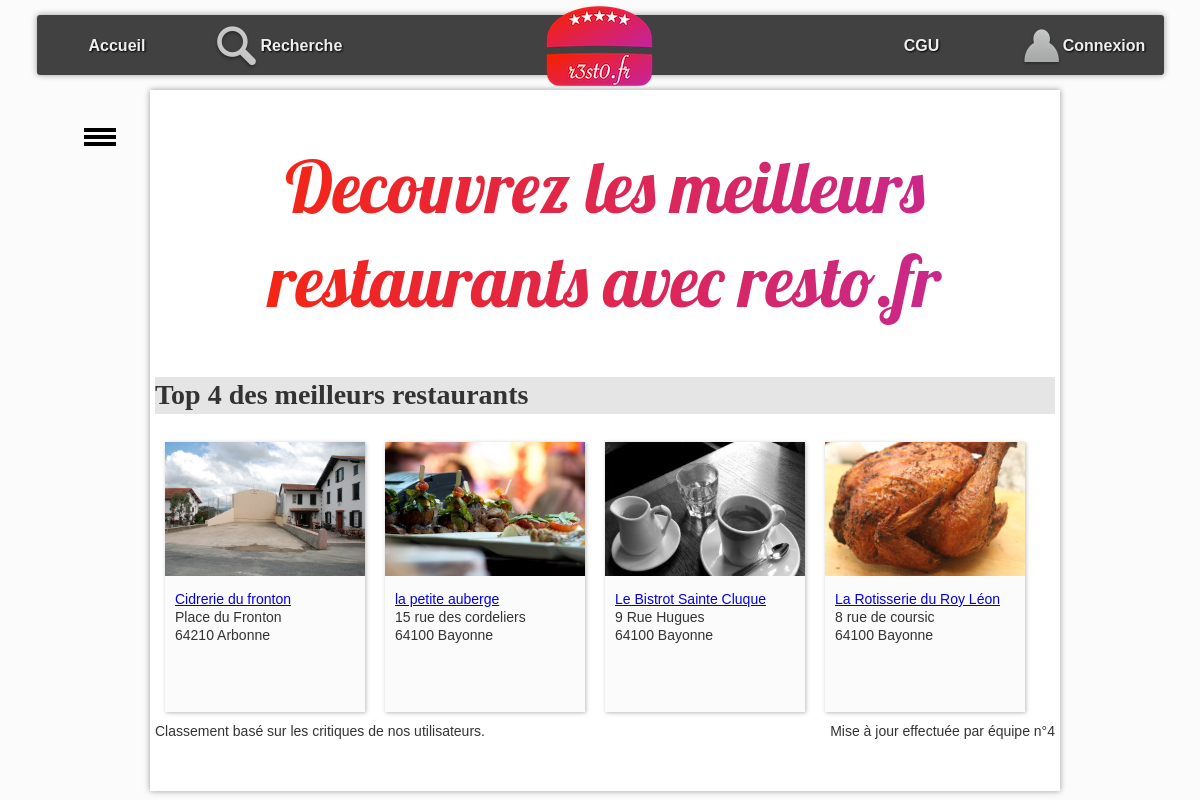
The page / on the database its author committed.
### tables this page shows
CREATE TABLE resto (
  idR bigint(20) NOT NULL,
  nomR varchar(255) DEFAULT NULL,
  numAdrR varchar(20) DEFAULT NULL,
  voieAdrR varchar(255) DEFAULT NULL,
  cpR char(5) DEFAULT NULL,
  villeR varchar(255) DEFAULT NULL,
  latitudeDegR float DEFAULT NULL,
  longitudeDegR float DEFAULT NULL,
  descR text DEFAULT NULL,
  horairesR text DEFAULT NULL
);

CREATE TABLE photo (
  idP bigint(20) NOT NULL,
  cheminP varchar(255) DEFAULT NULL,
  idR bigint(20) DEFAULT NULL
);

### controleur/accueil.php (called while the page is built, shortened)
<?php
$menuBurger = array();
$menuBurger[] = Array("url" => "./?action=recherche&critere=nom", "label" => "Recherche par nom");
$menuBurger[] = Array("url" => "./?action=recherche&critere=adresse", "label" => "Recherche par adresse");
$menuBurger[] = Array("url" => "./?action=recherche&critere=multi", "label" => "Recherche multicritère");
    $listeRestos = RestoDAO::getTop4();
    require_once "$racine/vue/entete.html.php";
    require_once "$racine/vue/vueAccueil.php";
    require_once "$racine/vue/pied.html.php";
?>

### index.php (called while the page is built, shortened)
<?php
require_once "getRacine.php";
require_once "$racine/includes/autoload.inc.php";
if (isset($_GET["action"])){
    $action = $_GET["action"];
}
else{
    $action = "defaut";
}
$fichier = controleurPrincipal($action);
try{
    require_once "$racine/controleur/$fichier";
} catch (Throwable $e) {
    ajouterMessage($action." : ".$e->getMessage());
    $titre = "Erreur";
    require_once "$racine/vue/entete.html.php";
    require_once "$racine/vue/pied.html.php";
}

### includes/autoload.inc.php (called while the page is built, shortened)
<?php
function chargeurBaseEspacesDeNoms(string $className) {
    $fileName = __DIR__ . '/../';
    $fileName .= str_replace('\\', DIRECTORY_SEPARATOR, $className) . '.class.php';
}

### modele/dao/Bdd.class.php (called while the page is built, shortened)
<?php
class Bdd {
    private static ?PDO $pdo=null;
    private static $login = "resto_util";
    private static $mdp = "secret";
    private static $bd = "resto2";
    private static $serveur = "localhost";
    private static $pdoOptions = array  (
        PDO::MYSQL_ATTR_INIT_COMMAND => "SET NAMES utf8"
        ,PDO::ATTR_ERRMODE => PDO::ERRMODE_EXCEPTION
                                        );
    public static function connecter() : ?PDO  {
        if (is_null(self::$pdo)) {
                self::$pdo = new PDO("mysql:host=".self::$serveur.";dbname=".self::$bd, self::$login, self::$mdp, self::$pdoOptions);
        }
        return self::$pdo;
    }
    public static function getConnexion() : ?PDO {
        return self::$pdo;
    }
}

### modele/dao/RestoDAO.class.php (called while the page is built, shortened)
<?php
class RestoDAO {
    public static function getTop4(): array {
        $lesObjets = array();
        try {
            $requete = "SELECT AVG(note) AS noteMoyenne, r.idR, nomR, numAdrR, voieAdrR, cpR, villeR, latitudeDegR, longitudeDegR, descR, horairesR
                       FROM resto r
                       INNER JOIN critiquer c ON r.idR = c.idR
                       GROUP BY r.idR
                       ORDER BY noteMoyenne DESC
                       LIMIT 4;
                    ";
            $stmt = Bdd::getConnexion()->prepare($requete);
            $ok = $stmt->execute();
            if ($ok) {
                while ($enreg = $stmt->fetch(PDO::FETCH_ASSOC)) {
                    $lesObjets[] = self::enregistrementVersObjet($enreg);
                }
            }
        } catch (PDOException $e) {
            throw new Exception("Erreur dans la méthode " . get_called_class() . "::getTop4 : <br/>" . $e->getMessage());
        }
        return $lesObjets;
    }
    private static function enregistrementVersObjet(array $enreg): Resto {
        $id = $enreg['idR'];
        $leResto = new Resto(
                $enreg['idR'], $enreg['nomR'], $enreg['numAdrR'], $enreg['voieAdrR'], $enreg['cpR'], $enreg['villeR'],
                $enreg['latitudeDegR'], $enreg['longitudeDegR'], $enreg['descR'], $enreg['horairesR']
        );
        $lesCritiques = CritiqueDAO::getAllByResto($id);
        $lesPhotos = PhotoDAO::getAllByResto($id);
        $leResto->setLesPhotos($lesPhotos);
        $leResto->setLesCritiques($lesCritiques);
        return $leResto;
    }
}

### modele/dao/CritiqueDAO.class.php (called while the page is built, shortened)
<?php
class CritiqueDAO {
    public static function getAllByResto(int $idR): array {
        $lesObjets = array();
        try {
            $requete = "SELECT * FROM critiquer c"
                    . " INNER JOIN utilisateur u ON  c.idU = u.idU "
                    . " WHERE idR = :idR";
            $stmt = Bdd::getConnexion()->prepare($requete);
            $stmt->bindParam(':idR', $idR, PDO::PARAM_INT);
            $ok = $stmt->execute();
            if ($ok) {
                while ($enreg = $stmt->fetch(PDO::FETCH_ASSOC)) {
                    $user = new Utilisateur($enreg['idU'], $enreg['mailU'], $enreg['mdpU'], $enreg['pseudoU']);
                    $lesObjets[] = new Critique($enreg['note'], $enreg['commentaire'], $user);
                }
            }
        } catch (PDOException $e) {
            throw new Exception("Erreur dans la méthode " . get_called_class() . "::getAllByResto : <br/>" . $e->getMessage());
        }
        return $lesObjets;
    }
}

### modele/dao/PhotoDAO.class.php (called while the page is built, shortened)
<?php
class PhotoDAO {
    public static function getAllByResto(int $idR): array {
        $lesObjets = array();
        try {
            $requete = "SELECT * FROM photo WHERE idR = :idR";
            $stmt = Bdd::getConnexion()->prepare($requete);
            $stmt->bindParam(':idR', $idR, PDO::PARAM_INT);
            $ok = $stmt->execute();
            if ($ok) {
                while ($enreg = $stmt->fetch(PDO::FETCH_ASSOC)) {
                    $lesObjets[] = new Photo($enreg['idP'], $enreg['cheminP']);
                }
            }
        } catch (PDOException $e) {
            throw new Exception("Erreur dans la méthode " . get_called_class() . "::getAllByResto : <br/>" . $e->getMessage());
        }
        return $lesObjets;
    }
}

### modele/metier/Resto.class.php (called while the page is built, shortened)
<?php
class Resto {
    private int $idR;
    private ?string $nomR;
    private ?string $numAdr;
    private ?string $voieAdr;
    private ?string $cpR;
    private ?string $villeR;
    private array $lesPhotos;
    function __construct(int $idR, string $nomR, ?string $numAdr, ?string $voieAdr, ?string $cpR, ?string $villeR, ?float $latitudeDegR, ?float $longitudeDegR, ?string $descR, ?string $horairesR) {
        $this->idR = $idR;
        $this->nomR = $nomR;
        $this->numAdr = $numAdr;
        $this->voieAdr = $voieAdr;
        $this->cpR = $cpR;
        $this->villeR = $villeR;
        $this->lesPhotos = array();
    }
    function getIdR(): int {
        return $this->idR;
    }
    function getNomR(): ?string {
        return $this->nomR;
    }
    function getNumAdr(): ?string {
        return $this->numAdr;
    }
    function getVoieAdr(): ?string {
        return $this->voieAdr;
    }
    function getCpR(): ?string {
        return $this->cpR;
    }
    function getVilleR(): ?string {
        return $this->villeR;
    }
    function getLesPhotos(): array {
        return $this->lesPhotos;
    }
    function setLesPhotos(array $lesPhotos): void {
        $this->lesPhotos = $lesPhotos;
    }
}

### modele/metier/Photo.class.php (called while the page is built, shortened)
<?php
class Photo {
    private string $cheminP;
    function __construct(int $idP, string $cheminP) {
        $this->cheminP = $cheminP;
    }
    function getCheminP(): string {
        return $this->cheminP;
    }
}

### vue/vueAccueil.php (the view, shortened to what this page needs)
<div id="accroche">Decouvrez les meilleurs restaurants avec resto.fr</div>
<h1>Top 4 des meilleurs restaurants</h1>
<?php
foreach ($listeRestos as $unResto) {
     ?>
    <div class="card">
        <div class="photoCard">
            <?php
            $lesPhotos = $unResto->getLesPhotos();
            if (count($lesPhotos) > 0) {
                $laPhotoPrincipale = $lesPhotos[0];
                ?>
                <img src="photos/<?= $laPhotoPrincipale->getCheminP() ?>" alt="photo du restaurant" />
    <?php } ?>
        </div>
        <div class="descrCard">
            <a href="./?action=detail&idR=<?= $unResto->getIdR() ?>"><?= $unResto->getNomR() ?></a>
            <br />
            <?= $unResto->getNumAdr() ?>
            <?= $unResto->getVoieAdr() ?>
            <br />
    <?= $unResto->getCpR() ?>
    <?= $unResto->getVilleR() ?>
        </div>
    </div>
<?php
}
?>
<div style="display: flex; justify-content: space-between; width: 100%;">
    <div>Classement basé sur les critiques de nos utilisateurs.</div>
    <div>Mise à jour effectuée par équipe n°4</div>
</div>

### vue/entete.html.php (shortened to what this page needs)
<!DOCTYPE html>
<html>
    <head>
        <link href="css/base.css" rel="stylesheet" type="text/css">
        <link href="css/form.css" rel="stylesheet" type="text/css">
        <link href="css/cgu.css" rel="stylesheet" type="text/css">
        <link href="css/corps.css" rel="stylesheet" type="text/css">
    </head>
    <body>
        <nav>
            <ul id="menuGeneral">
                <li><a href="./?action=accueil">Accueil</a></li>
                <li><a href="./?action=recherche"><img src="images/rechercher.png" alt="loupe" />Recherche</a></li>
                <li></li>
                <li id="logo"><a href="./?action=accueil"><img src="images/logoBarre.png" alt="logo" /></a></li>
                <li></li>
                <li><a href="./?action=cgu">CGU</a></li>
                <?php
                    if ($GLOBALS['isLoggedOn']) {
                 ?>
                    <li><a href="./?action=profil"><img src="images/profil.png" alt="loupe" />Mon Profil</a></li>
                <?php } else {
                    ?>
                    <li><a href="./?action=connexion"><img src="images/profil.png" alt="loupe" />Connexion</a></li>
                <?php }
                ?>
            </ul>
        </nav>
        <div id="bouton">
            <div></div>
            <div></div>
            <div></div>
        </div>
        <ul id="menuContextuel">
            <li><img src="images/logoBarre.png" alt="logo" /></li>
            <?php if (isset($menuBurger)) { ?>
                <?php for ($i = 0; $i < count($menuBurger); $i++) { ?>
                    <li>
                        <a href="<?php echo $menuBurger[$i]['url']; ?>">
                        </a>
                    </li>
                <?php } ?>
            <?php } ?>
        </ul>
        <div id="corps">

### vue/pied.html.php
</div>
</body>
</html>

### css/base.css (style rules this page uses)
:root { --largeurPage: 900px; --largeurMenuCont : 200px; --margeCalc: calc((100% - var(--largeurPage)) / 2); --margeMenuHaut : 15px; --hauteurMenuGene:60px; --coulA1:#5A7694; --coulA2:#D7E5ED; --coulB1:#566459; --coulB2:#90974A; --coulC:#CDBCA0; --fondC:#fcfbfb; --padding_cote:5px; }
body { font-family: Arial; color : #333; font-size : 14px; line-height : 1.3; scroll-behavior: smooth; background-color : var(--fondC); }
#logo { text-align : center; }
#corps, #menuContextuel, #menuGeneral { transition-duration : 0.4s; }
#corps { top : 15px; margin-top : calc(var(--hauteurMenuGene) + var(--margeMenuHaut)); padding-bottom : 50px; padding-left : 5px; padding-right : 5px; position : absolute; left : var(--margeCalc); width : var(--largeurPage); background-color : #fff; box-shadow: 0px 0px 6px #999; min-height: 500px; }
#menuContextuel { position : fixed; left : var(--margeCalc); width : var(--largeurPage); background-color : var(--fondC); z-index:0; overflow : hidden; top : calc(var(--hauteurMenuGene) + var(--margeMenuHaut) + 50px); margin-top:0px; padding-top:0px; list-style-type : none; padding-left : 0px; width : var(--largeurMenuCont); border-radius: 3px; }
#bouton { top : calc(var(--hauteurMenuGene) + var(--margeMenuHaut) + 50px); position : fixed; left : calc((100% - var(--largeurPage)) / 2 - 70px); width : 40px; height : 25px; }
#bouton>div { margin-left : 4px; border : 1px solid #000; width : 30px; height : 2px; background-color : #000; margin-top : 3px; }
nav { position:fixed; top:var(--margeMenuHaut); left:0px; width:100%; height:var(--hauteurMenuGene); z-index:100; }
#menuGeneral { text-align : center; width : calc(var(--largeurPage) + 220px + var(--padding_cote) + 2px); height : var(--hauteurMenuGene); background-color : rgba(45,45,45,0.9); color : #fff; margin:auto auto; box-shadow: 0px 0px 6px #999; border-radius: 3px; }
#menuGeneral { list-style-type: none; padding-left : 0px; }
#menuGeneral>li { float : left; width: 14.28%; height : 100%; vertical-align: middle; line-height:60px; }
#logo>a>img { position : relative; top : -10px; }
#menuGeneral>li>a { height : var(--hauteurMenuGene); display : inline-block; vertical-align: middle; color:#eee; text-shadow: 1px 1px 2px #000; text-decoration: none; font-size : 16px; font-weight: bold; }
#menuGeneral>li>a>img { vertical-align: middle; }
#menuContextuel>li>a { color:var(--coulA1); font-weight : bold; text-decoration : none; }
#menuContextuel>li { padding-top : 5px; padding-bottom : 5px; margin-top : 0px; margin-bottom : 0px; padding-left : 8px; }
#menuContextuel>li:first-child { text-align : center; }
#accroche { margin-top : 50px; margin-bottom : 50px; color : #333; font-size : 14px; text-align: center; font-family: 'Lobster', cursive; font-size: 72px; background: linear-gradient(90deg, #FC2500, #C2289F ); -webkit-background-clip: text; -webkit-text-fill-color: transparent; }

### css/cgu.css (style rules this page uses)
h1,h2,h3,h4 { font-family: Futura; background-color : rgba(0,0,0,0.1); }

### css/corps.css (style rules this page uses)
div.card { position : relative; width:180px; height : 250px; float:left; padding:10px; margin : 10px; background-color : var(--fondC); box-shadow: 1px 1px 4px #bbb; }
div.photoCard>img { position : relative; top:-10px; left : -10px; max-width : 200px; max-height: 140px; }
div.descrCard { position : relative; top:0px; }

### rows shown on the page
resto: photo.cheminP (picture), nomR "Cidrerie du fronton", voieAdrR "Place du Fronton", cpR "64210", villeR "Arbonne"
resto: photo.cheminP (picture), nomR "la petite auberge", numAdrR "15", voieAdrR "rue des cordeliers", cpR "64100", villeR "Bayonne"
resto: photo.cheminP (picture), nomR "Le Bistrot Sainte Cluque", numAdrR "9", voieAdrR "Rue Hugues", cpR "64100", villeR "Bayonne"
resto: photo.cheminP (picture), nomR "La Rotisserie du Roy Léon", numAdrR "8", voieAdrR "rue de coursic", cpR "64100", villeR "Bayonne"
